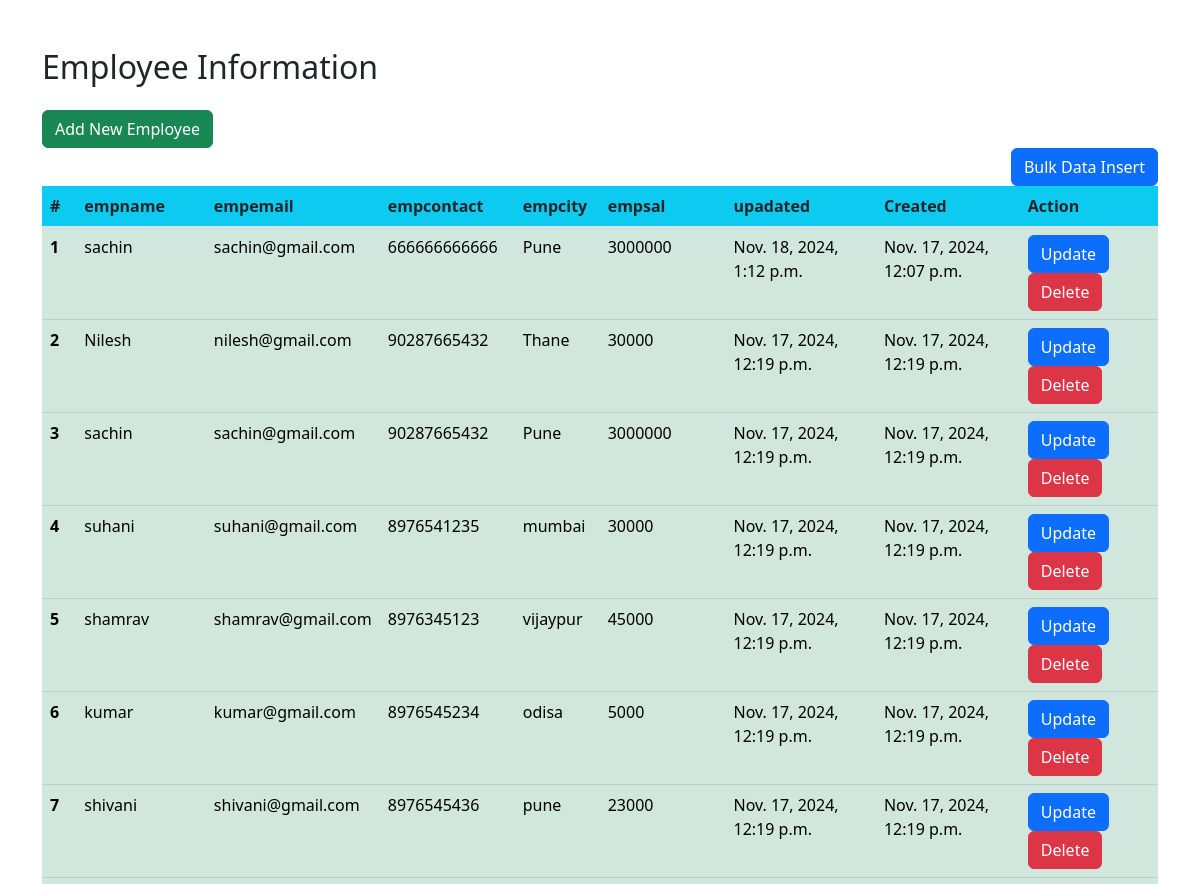
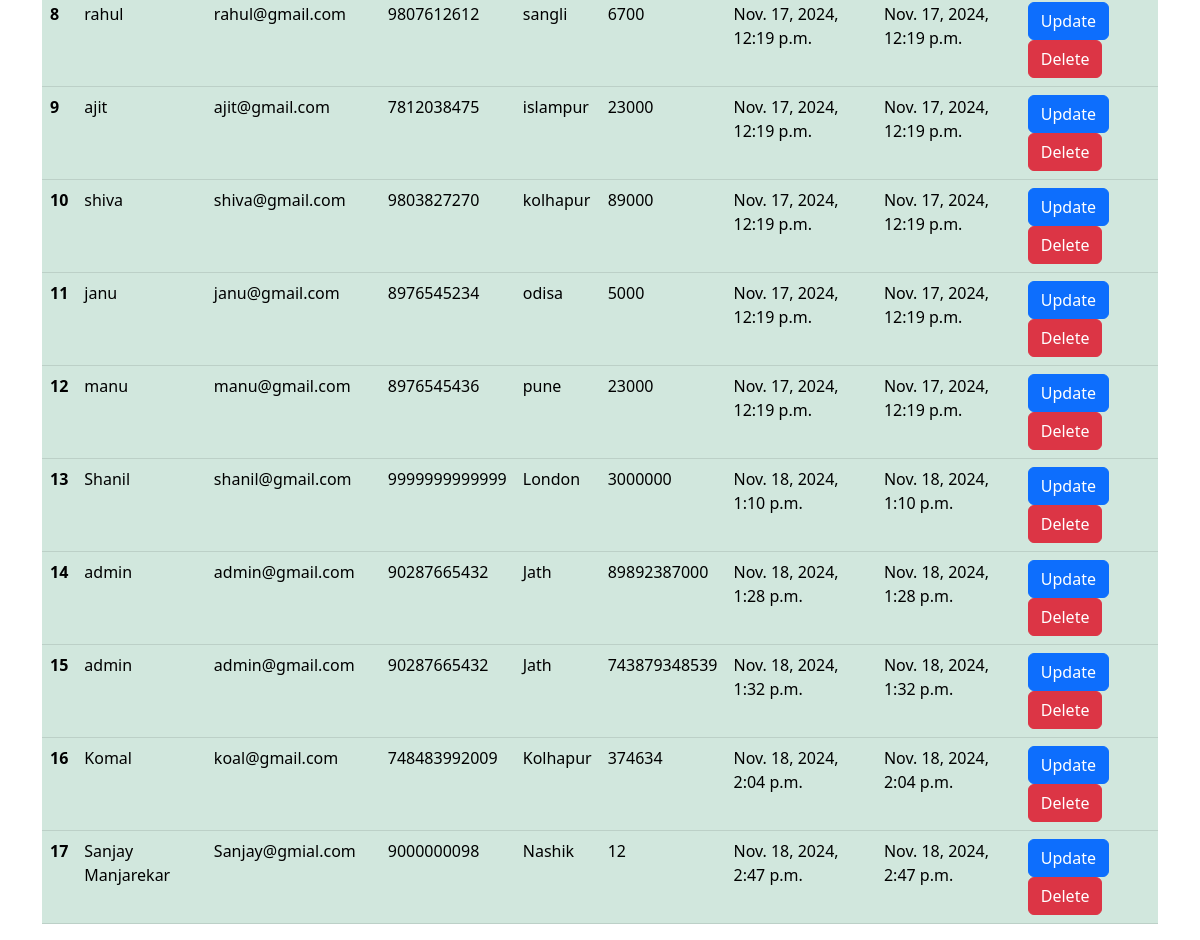
Page /Showlist/ on the committed database (2 pictures, top to bottom).
### crudapp/models.py (models this page shows, shortened)
class Employee(models.Model):
    empname=models.CharField(max_length=100)
    empemail=models.EmailField()
    empcontact=models.BigIntegerField()
    empcity=models.CharField(max_length=100)
    empsal=models.IntegerField()
    upadated_at=models.DateTimeField(auto_now=True)
    Created_at=models.DateTimeField(auto_now_add=True)

### crudapp/views.py (the view)
# urls.py: path('Showlist/',views.showListView.as_view(), name="showdata"),
class showListView(ListView):
    template_name='datalist.html'
    model=Employee
    context_object_name="data"

### crudapp/templates/datalist.html (shortened to what this page needs)
<!DOCTYPE html>
<html lang="en">
<head>
    <link href="https://cdn.jsdelivr.net/npm/bootstrap@5.3.0-alpha1/dist/css/bootstrap.min.css" rel="stylesheet">
</head>
<body>
    <div class="container mt-5">
        <h2 class="mb-4">Employee Information</h2>
        <div class="d-flex justify-content-start">
        <a class="btn btn-success" href="{% url "create" %}">Add New Employee</a>
        </div>
        <div class="d-flex justify-content-end">
          <a href="{% url 'upload' %}" class="btn btn-primary">Bulk Data Insert</a>
        </div>
        <table class="table table-hover">
            <thead>
              <tr>
                <th class="bg-info" scope="col">#</th>
                <th class="bg-info" scope="col">empname</th>
                <th class="bg-info" scope="col">empemail</th>
                <th class="bg-info" scope="col">empcontact</th>
                <th class="bg-info" scope="col">empcity</th>
                <th class="bg-info" scope="col">empsal</th>
                <th class="bg-info" scope="col">upadated</th>
                <th class="bg-info" scope="col">Created</th>
                <th class="bg-info" scope="col">Action</th>
              </tr>
            </thead>
            <tbody>
              {% for r in data %}
              <tr  class="table-success"  onclick="window.location='{% url 'details' r.id %}'">
                <th  scope="row">{{forloop.counter}}</th>
                <td>{{ r.empname}}</td>
                <td>{{ r.empemail}}</td>
                <td>{{ r.empcontact}}</td>
                <td>{{ r.empcity}}</td>
                <td>{{ r.empsal}}</td>
                <td>{{ r.upadated_at}}</td>
                <td>{{ r.Created_at}}</td>
                <td><a class="btn btn-primary" href="{% url "update" r.id %}">Update</a>
                <a class="btn btn-danger" href="{% url "delete" r.id %}">Delete</a></td>
              </tr>
             {% endfor %}
            </tbody>
          </table>
    </div>
</body>
</html>

### rows in the picture
Employee: empname "sachin", empemail "sachin@gmail.com", empcontact "666666666666", empcity "Pune", empsal "3000000", upadated_at "Nov. 18, 2024, 1:12 p.m.", Created_at "Nov. 17, 2024, 12:07 p.m."
Employee: empname "Nilesh", empemail "nilesh@gmail.com", empcontact "90287665432", empcity "Thane", empsal "30000", upadated_at "Nov. 17, 2024, 12:19 p.m.", Created_at "Nov. 17, 2024, 12:19 p.m."
Employee: empname "sachin", empemail "sachin@gmail.com", empcontact "90287665432", empcity "Pune", empsal "3000000", upadated_at "Nov. 17, 2024, 12:19 p.m.", Created_at "Nov. 17, 2024, 12:19 p.m."
Employee: empname "suhani", empemail "suhani@gmail.com", empcontact "8976541235", empcity "mumbai", empsal "30000", upadated_at "Nov. 17, 2024, 12:19 p.m.", Created_at "Nov. 17, 2024, 12:19 p.m."
Employee: empname "shamrav", empemail "shamrav@gmail.com", empcontact "8976345123", empcity "vijaypur", empsal "45000", upadated_at "Nov. 17, 2024, 12:19 p.m.", Created_at "Nov. 17, 2024, 12:19 p.m."
Employee: empname "kumar", empemail "kumar@gmail.com", empcontact "8976545234", empcity "odisa", empsal "5000", upadated_at "Nov. 17, 2024, 12:19 p.m.", Created_at "Nov. 17, 2024, 12:19 p.m."
Employee: empname "shivani", empemail "shivani@gmail.com", empcontact "8976545436", empcity "pune", empsal "23000", upadated_at "Nov. 17, 2024, 12:19 p.m.", Created_at "Nov. 17, 2024, 12:19 p.m."
Employee: empname "rahul", empemail "rahul@gmail.com", empcontact "9807612612", empcity "sangli", empsal "6700", upadated_at "Nov. 17, 2024, 12:19 p.m.", Created_at "Nov. 17, 2024, 12:19 p.m."
Employee: empname "ajit", empemail "ajit@gmail.com", empcontact "7812038475", empcity "islampur", empsal "23000", upadated_at "Nov. 17, 2024, 12:19 p.m.", Created_at "Nov. 17, 2024, 12:19 p.m."
Employee: empname "shiva", empemail "shiva@gmail.com", empcontact "9803827270", empcity "kolhapur", empsal "89000", upadated_at "Nov. 17, 2024, 12:19 p.m.", Created_at "Nov. 17, 2024, 12:19 p.m."
Employee: empname "janu", empemail "janu@gmail.com", empcontact "8976545234", empcity "odisa", empsal "5000", upadated_at "Nov. 17, 2024, 12:19 p.m.", Created_at "Nov. 17, 2024, 12:19 p.m."
Employee: empname "manu", empemail "manu@gmail.com", empcontact "8976545436", empcity "pune", empsal "23000", upadated_at "Nov. 17, 2024, 12:19 p.m.", Created_at "Nov. 17, 2024, 12:19 p.m."
Employee: empname "Shanil", empemail "shanil@gmail.com", empcontact "9999999999999", empcity "London", empsal "3000000", upadated_at "Nov. 18, 2024, 1:10 p.m.", Created_at "Nov. 18, 2024, 1:10 p.m."
Employee: empname "admin", empemail "admin@gmail.com", empcontact "90287665432", empcity "Jath", empsal "89892387000", upadated_at "Nov. 18, 2024, 1:28 p.m.", Created_at "Nov. 18, 2024, 1:28 p.m."
Employee: empname "admin", empemail "admin@gmail.com", empcontact "90287665432", empcity "Jath", empsal "743879348539", upadated_at "Nov. 18, 2024, 1:32 p.m.", Created_at "Nov. 18, 2024, 1:32 p.m."
Employee: empname "Komal", empemail "koal@gmail.com", empcontact "748483992009", empcity "Kolhapur", empsal "374634", upadated_at "Nov. 18, 2024, 2:04 p.m.", Created_at "Nov. 18, 2024, 2:04 p.m."
Employee: empname "Sanjay Manjarekar", empemail "Sanjay@gmial.com", empcontact "9000000098", empcity "Nashik", empsal "12", upadated_at "Nov. 18, 2024, 2:47 p.m.", Created_at "Nov. 18, 2024, 2:47 p.m."
